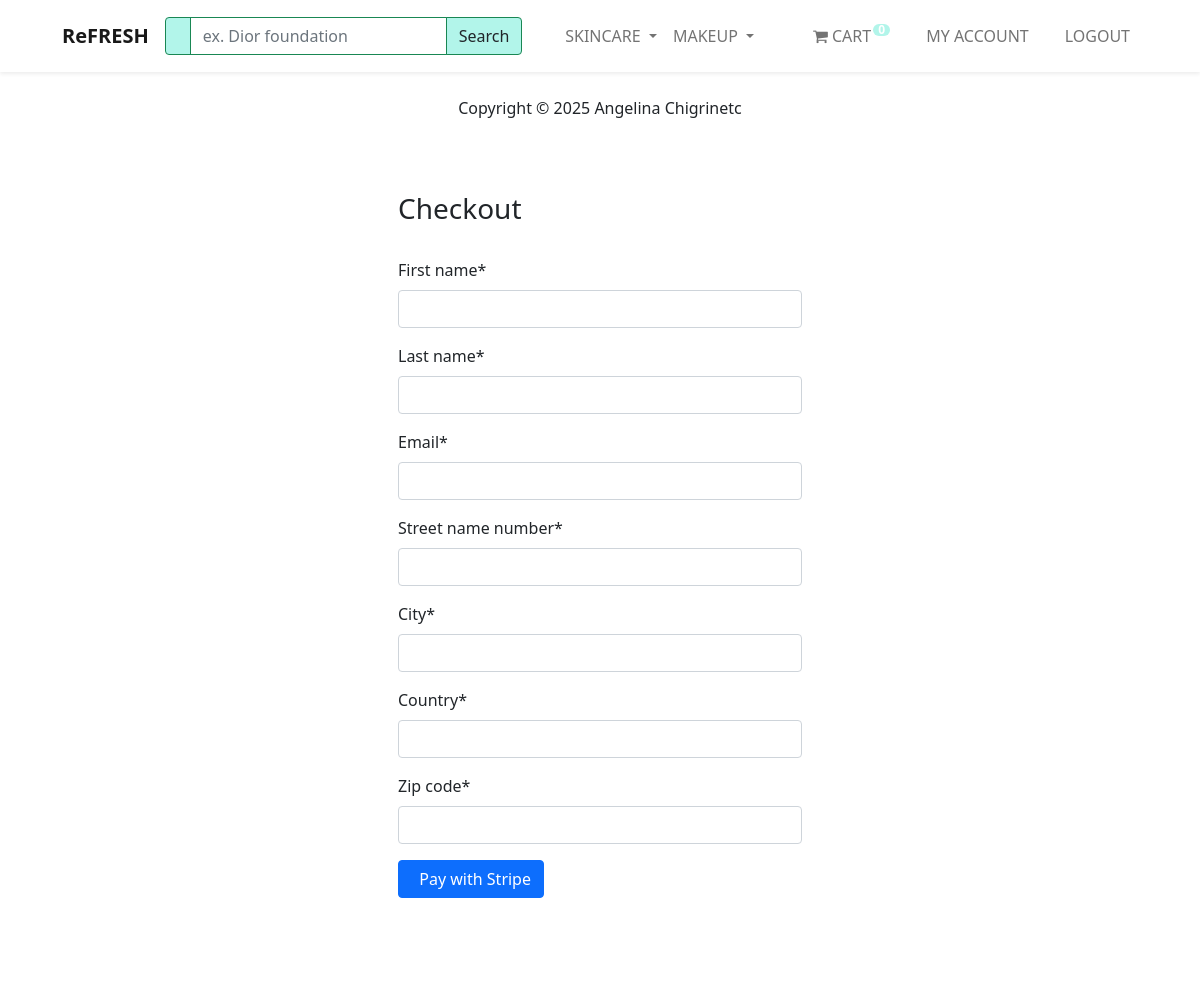
Before: /payment/checkout/ (signed in) with the older database file.
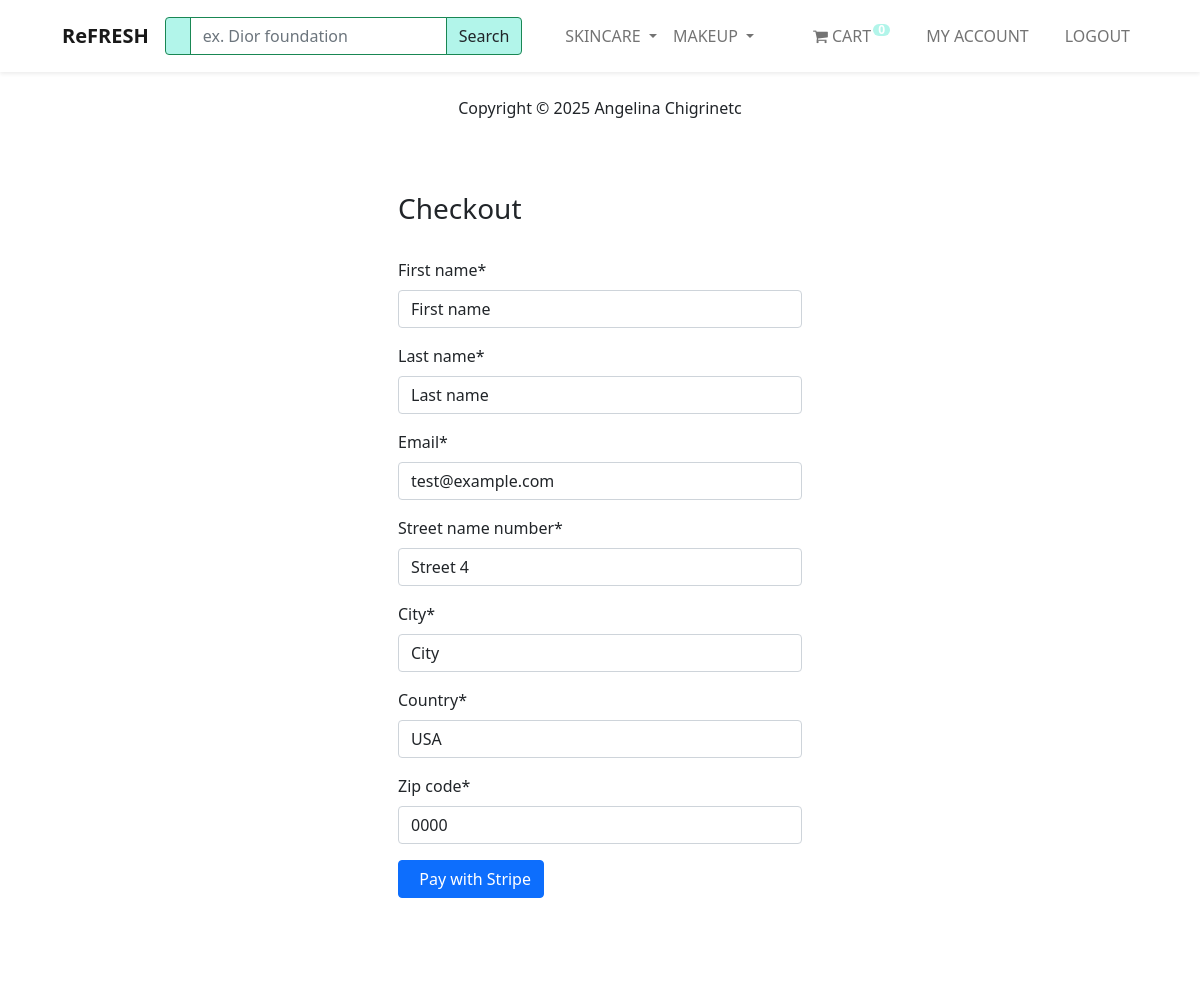
After: the same page with the newer database file.
### payment/models.py (models this page shows, shortened)
class ShippingAddress(models.Model):
    user = models.ForeignKey(User, on_delete=models.CASCADE)
    first_name = models.CharField(max_length=250)
    last_name = models.CharField(max_length=250)
    email = models.EmailField(max_length=250)
    street_name_number = models.CharField(max_length=100)
    city = models.CharField(max_length=100, blank=False, null=False)
    country = models.CharField(max_length=100, blank=False, null=False)
    zip_code = models.CharField(max_length=100, blank=False, null=False)

### payment/views.py (the view)
# urls.py: path('checkout/', v.checkout, name='checkout'),
def checkout(request):
    if request.user.is_authenticated:
        user=request.user
    else:
        user = None # handle cases of users that are not authenticated making a purchase #TODO to check if this works
    try:
        shipping_address = ShippingAddress.objects.get(user=user) # the user already has a shipping address associated with them
    except ShippingAddress.DoesNotExist:
        shipping_address = None # there is not record of the user's address in the db yet
    if request.method == 'POST':
        form = ShippingAddressForm(request.POST, instance=shipping_address) # the ModelForm updates the model instance with the values from request.POST
        if form.is_valid():
            shipping_address = form.save(commit=False) #update the user address in the database based on the information submitted through the form
            shipping_address.user = request.user
            shipping_address.save()
            cart = Cart(request) # create a Cart instance
            cart_total = cart.get_total_value()
            order = Order.objects.create(user=user, shipping_address=shipping_address, amount=cart_total) # create a new order instance
            session_data = {
                    'mode': 'payment',
                    'success_url': request.build_absolute_uri(reverse('payment:payment_success')),
                    'cancel_url': request.build_absolute_uri(reverse('payment:payment_failure')),
                    'line_items': []
                }
            for article in cart:
                OrderItem.objects.create(user=user, order=order, item=article['item'], price=article['price'], quantity=article['qty'])
            session_data['line_items'].append({
                            'price_data': {
                                'unit_amount': int(article['price'] * Decimal(100)),
                                'currency': 'usd',
                                'product_data': {
                                    'name': article['item']
                                },
                            },
                            'quantity': article['qty'],
                        })
            session_data['client_reference_id'] = order.id
            session = stripe.checkout.Session.create(**session_data)
            return redirect(session.url, code=303) # redirect the user to the success or the cancel url, based on the outcome
    else: # request method is not POST:
        form = ShippingAddressForm(instance=shipping_address)
        return render(request, 'payment/checkout.html', {'form': form})

### payment/forms.py
class ShippingAddressForm(forms.ModelForm):
    class Meta:
        model = ShippingAddress
        fields = ['first_name', 'last_name', 'email', 'street_name_number', 'city', 'country', 'zip_code']
        exclude = ('user', ) # N.B. must be a tuple

### cart/cart.py (called while the page is built)
    def __len__(self):
        return sum(item['qty'] for item in self.cart.values())

### cart/context_processor.py (called while the page is built)
def get_cart(request):
    return {'cart': Cart(request)}

### store/context_processor.py (called while the page is built)
def categories(request):
    categories = Category.objects.all()
    return {'categories' : categories}

### store/models.py (called while the page is built)
    def get_absolute_url(self):
        return reverse("store:category_list", args = [str(self.slug)])

### payment/templates/payment/checkout.html (shortened to what this page needs)
{%  include "store/base.html" %}
{% load static %}
{% load crispy_forms_tags %}
{% block content %}
<div class="container bg-white shadow-md p-5 form-layout">
    <h3> Checkout </h3>
    <br>
    <form method="post">
        {{ form|crispy }}
        <button id="complete-order-stripe" type="submit" class="btn btn-primary navbar-btn text-white" name="stripe-payment" value="stripe-payment"> &nbsp; Pay with Stripe </button>
    </form>
    <br>
</div>
{% endblock content %}

Changed rows visible on the page:
changed ShippingAddress: first_name (not shown) → "First name"; last_name (not shown) → "Last name"; email (not shown) → "test@example.com"; street_name_number (not shown) → "Street 4"; city (not shown) → "City"; country (not shown) → "USA"; zip_code (not shown) → "0000"
